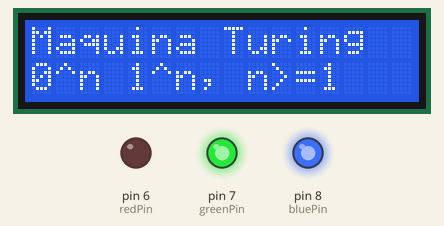
A sketch run on a simulated Arduino Uno, built with avr-gcc and run on an emulated ATmega328P. Shown: 16×2 character LCD, output pins drawn as LEDs (lit = HIGH).

Above: at 0.1 s.
At 4.1 s:
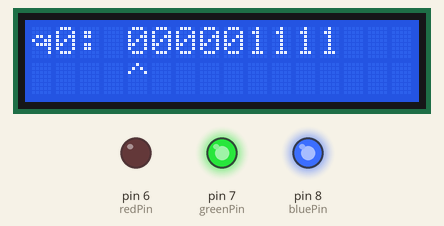
At 8.1 s:
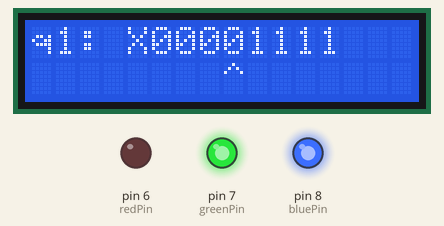
At 12.2 s:
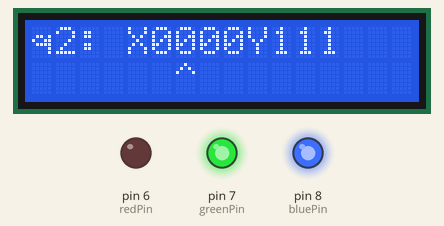
At 21.2 s:
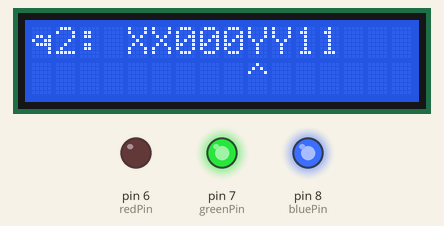
At 38.3 s:
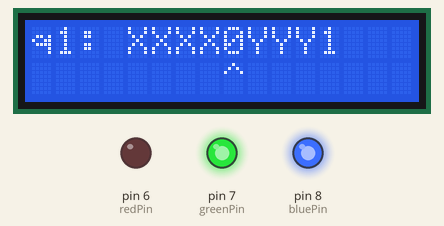

The sketch:

maquinaTuring0n1n.ino
```cpp
#include "turing.h"
#include <LiquidCrystal.h>

//PINES LCD ARDUINO ---------------------------------
int rsPin = 12;
int ePin = 11;
int d4Pin = 5;
int d5Pin = 4;
int d6Pin = 3;
int d7Pin = 2;
int redPin = 6 ;
int greenPin = 7 ;
int bluePin = 8 ;
LiquidCrystal lcd(rsPin, ePin, d4Pin, d5Pin, d6Pin, d7Pin);
////////////////////////////////////////////////////////////

maquina *m;
estado *q0, *q1, *q2, *q3, *qF;
transicion *t0, *t1, *t2, *t3, *t4, *t5, *t6, *t7, *t8, *t9;
cabeza *head;
int contador = 1;


//CADENA INGRESADA A EVALUAR
  char *t = "000001111";


void setup() {
  pinMode(redPin,OUTPUT);
  pinMode(greenPin,OUTPUT);
  pinMode(bluePin,OUTPUT);
  digitalWrite(bluePin, HIGH);
  digitalWrite(greenPin, HIGH);
  lcd.begin(16,2);
  lcd.setCursor(0,0);
  lcd.print("Maquina Turing");
  lcd.setCursor(0,1);
  lcd.print("0^n 1^n, n>=1");
  delay(4000);
  m = maquina_alloc();

  crear_estado(&q0, "q0");
  crear_estado(&q1, "q1");
  crear_estado(&q2, "q2");
  crear_estado(&q3, "q3");
  crear_estado(&qF, "qF");

  //Right =1, Left =-1
  //iniciar_transicion(nombre_transicion, estado_origen, simbolo, reemplazo, movimiento, estado_destino)
  crear_transicion(&t0);
  iniciar_transicion(t0, q0, '0', 'X', 1, q1);

  crear_transicion(&t1);
  iniciar_transicion(t1, q1, '0', '0', 1, q1);

  crear_transicion(&t2);
  iniciar_transicion(t2, q1, 'Y', 'Y', 1, q1);

  crear_transicion(&t3);
  iniciar_transicion(t3, q1, '1', 'Y', -1, q2);

  crear_transicion(&t4);
  iniciar_transicion(t4, q2, '0', '0', -1, q2);

  crear_transicion(&t5);
  iniciar_transicion(t5, q2, 'Y', 'Y', -1, q2);

  crear_transicion(&t6);
  iniciar_transicion(t6, q2, 'X', 'X', 1, q0);

  crear_transicion(&t7);
  iniciar_transicion(t7, q0, 'Y', 'Y', 1, q3);

  crear_transicion(&t8);
  iniciar_transicion(t8, q3, 'Y', 'Y', 1, q3);

  crear_transicion(&t9);
  iniciar_transicion(t9, q3, m->blank, m->blank, 0, qF);

  m->inicial = q0;
  m->final = qF;

  //Dependiendo de la palabra hay que cambiar el tamaño de memoria para asignar a las transiciones por defecto se deja en 11.
  m->transiciones = (transicion**)calloc(sizeof(transicion*), 11);

  m->transiciones[0] = t0;
  m->transiciones[1] = t1;
  m->transiciones[2] = t2;
  m->transiciones[3] = t3;
  m->transiciones[4] = t4;
  m->transiciones[5] = t5;
  m->transiciones[6] = t6;
  m->transiciones[7] = t7;
  m->transiciones[8] = t8;
  m->transiciones[9] = t9;

  m->inputSymbols = "01";
  m->blank = ' ';

  head = cabeza_alloc();
  head->actual = q0;

  head->cinta = (char *)calloc(sizeof(char), strlen(t) + 1);
  strcpy(head->cinta, t);

  head->posicion = 0;


}


void loop() {
   if (contador) {
    lcd.clear();
    lcd.setCursor(0,0);
    lcd.print(head->actual->nombre);
    lcd.print(": ");
    lcd.print(head->cinta);

    char *pos = (char *)malloc(sizeof(char) * head->posicion + 2);
    int i;
    for (i = 0; i < head->posicion; i++) {
      *(pos + i) = ' ';
    }
    *(pos + head->posicion) = '^';
    *(pos + head->posicion + 1) = 0;

    lcd.setCursor(4,1);
    lcd.print(pos);
    delay(1000);

    free(pos);
  } else {
    if(head->actual = qF){
    digitalWrite(greenPin, HIGH);
    digitalWrite(bluePin, LOW);

    }

    delay(5000);
  }

  contador = movimientos_maquina(m, head);
}
```

turing.c
```cpp
#include "turing.h"
#include <string.h>
#include <stdlib.h>

/*Funciones para la Cinta*/

maquina * maquina_alloc() {
  return calloc(sizeof(maquina), 1);
}
//Asignando espacio en memoria para la Cinta
void crear_maquina(maquina **m) {
  *m = calloc(sizeof(maquina), 1);
}
//Liberar espacio en memoria
void eliminar_maquina(maquina *m) {
  free(m);
}

int movimientos_maquina(maquina *m, cabeza *head) {
  if (head->actual == m->final) return 0;
  transicion *t, **tr = m->transiciones;
  while (*tr != 0) {
    t = *tr;
    if (t->inicial == head->actual && t->simbolo == *(head->cinta + head->posicion)) {
      *(head->cinta + head->posicion) = t->reemplazo;
      head->posicion += t->direccion;
      head->actual = t->siguiente;
      break;
    }
    tr++;
  }

  return 1;
}


// Asignar en memoria la transicion

void crear_transicion(transicion **t) {
  *t = calloc(sizeof(transicion), 1);
}


// Eliminar la transicion

void eliminar_transicion(transicion *t) {
  free(t);
}


void iniciar_transicion(transicion *t, estado *inicial, char simbolo, char reemplazo, char direccion, estado *siguiente) {
  t->inicial = inicial;
  t->simbolo = simbolo;
  t->reemplazo = reemplazo;
  t->direccion = direccion;
  t->siguiente = siguiente;
}


void crear_estado(estado **s, char *nombre) {
  estado *new = calloc(sizeof(estado), 1);

  if (nombre) {
    new->nombre = calloc(sizeof(char), strlen(nombre) + 1);
    strcpy(new->nombre, nombre);
  }

  *s = new;
}

void eliminar_estado(estado *s) {
  if (s->nombre) {
    free(s->nombre);
  }

  free(s);
}

cabeza * cabeza_alloc() {
  return calloc(sizeof(cabeza), 1);
}

void crear_cabeza(cabeza **head) {
  *head = calloc(sizeof(cabeza), 1);
}


void eliminar_cabeza(cabeza *head) {
  if (head->cinta) {
    free(head->cinta);
  }

  free(head);
}
```

turing.h
```cpp
#ifndef _TURING_H_
#define _TURING_H_

// Estado
typedef struct {
  char *nombre;
} estado;

// Transicion
typedef struct {
  estado *inicial;
  char simbolo;
  char reemplazo;
  char direccion;
  estado *siguiente;
} transicion;

// Maquina
typedef struct {
  estado *inicial;
  transicion **transiciones;
  estado *final;
  char *inputSymbols;
  char blank;
} maquina;

// Cabeza
typedef struct {
  char *cinta;
  int posicion;
  estado *actual;
} cabeza;

#ifdef __cplusplus
extern "C"{
#endif

maquina * maquina_alloc();
void crear_maquina(maquina **m);
void eliminar_maquina(maquina *m);
int movimientos_maquina(maquina *m, cabeza *head);

void crear_transicion(transicion **t);
void eliminar_transicion(transicion *t);
void iniciar_transicion(transicion *t, estado *inicial, char simbolo, char reemplazo, char direccion, estado *q);
void crear_estado(estado **s, char *nombre);
void eliminar_estado(estado *s);
cabeza * cabeza_alloc();
void crear_cabeza(cabeza **head);
void eliminar_cabeza(cabeza *head);

#ifdef __cplusplus
} // extern "C"
#endif
#endif
```

Measured:
- what the display in image 1 shows lasts 1.0 s, from 4.1 s to 5.1 s
